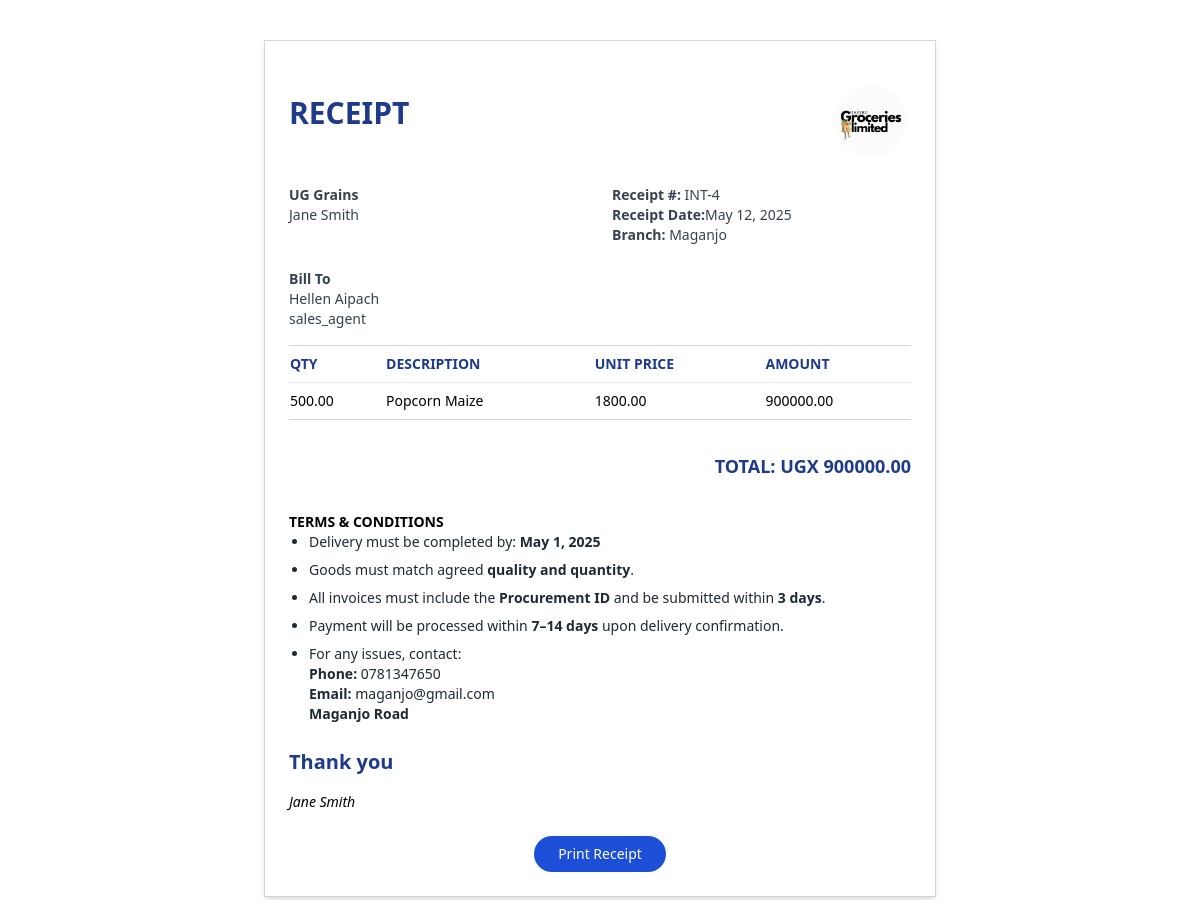
Screenshot of /procurement/receipt/4/ (signed in) with the database file from the repository.
### core/models.py (models this page shows, shortened)
class Procurement(models.Model):
    produce = models.ForeignKey(Produce, on_delete=models.CASCADE)
    quantity = models.DecimalField(max_digits=10, decimal_places=2)
    cost_per_unit = models.DecimalField(max_digits=10, decimal_places=2)
    total_cost = models.DecimalField(max_digits=10, decimal_places=2)
    dealer = models.ForeignKey(Dealer, on_delete=models.CASCADE)
    branch = models.ForeignKey(Branch, on_delete=models.CASCADE)
    order_date = models.DateField(auto_now_add=True)
    expected_delivery_date = models.DateField()
    actual_delivery_date = models.DateField(null=True, blank=True)
    created_by = models.ForeignKey(settings.AUTH_USER_MODEL, on_delete=models.CASCADE)
    notes = models.TextField(blank=True)
    def get_total(self):
        return round(self.cost_per_unit * self.quantity, 2)

class Dealer(models.Model):
    name = models.CharField(max_length=100)
    contact_person = models.CharField(max_length=100)
    phone_number = models.CharField(max_length=15)
    email = models.EmailField(blank=True)
    address = models.TextField()
    branch = models.ForeignKey(Branch, on_delete=models.CASCADE, null=True, blank=True)
    created_at = models.DateTimeField(auto_now_add=True)
    updated_at = models.DateTimeField(auto_now=True)

class CustomUser(AbstractUser):
    USER_TYPE_CHOICES = [
        ('admin', 'Admin'),
        ('manager', 'Manager'),
        ('sales_agent', 'Sales Agent'),
    ]
    phone_number = models.CharField(max_length=15, blank=True)
    user_type = models.CharField(max_length=20, choices=USER_TYPE_CHOICES, default='sales_agent')
    profile_picture = models.ImageField(upload_to='profile_pics/', blank=True, null=True)
    branch = models.ForeignKey('Branch', on_delete=models.SET_NULL, null=True, blank=True)
    is_active = models.BooleanField(default=True)
    created_at = models.DateTimeField(auto_now_add=True)
    updated_at = models.DateTimeField(auto_now=True)

class Branch(models.Model):
    name = models.CharField(max_length=100)
    location = models.CharField(max_length=200)
    phone_number = models.CharField(max_length=15)
    email = models.EmailField(blank=True)
    address = models.TextField()
    created_at = models.DateTimeField(auto_now_add=True)
    updated_at = models.DateTimeField(auto_now=True)

class Produce(models.Model):
    PRODUCE_TYPE_CHOICES = [
        ('beans', 'Beans'),
        ('maize', 'Maize'),
        ('g-nuts', 'Groundnuts'),
        ('soybeans', 'Soybeans'),
        ('cowpeas', 'Cowpeas'),
    ]
    name = models.CharField(max_length=200)
    type = models.CharField(max_length=100, choices=PRODUCE_TYPE_CHOICES)
    image = models.ImageField(upload_to='produce_images/', null=True, blank=True)
    buying_price = models.DecimalField(max_digits=10, decimal_places=2)
    selling_price = models.DecimalField(max_digits=10, decimal_places=2)
    dealer = models.ForeignKey(Dealer, on_delete=models.SET_NULL, null=True)
    created_at = models.DateTimeField(auto_now_add=True)
    updated_at = models.DateTimeField(auto_now=True)

### core/views.py (the view)
# urls.py: path('procurement/receipt/<int:pk>/', views.receipt_procurement, name='receipt_procurement'),
@login_required
def receipt_procurement(request, pk):
    supply = Procurement.objects.get(pk=pk)
    return render(request, 'core/receipt_procure.html', {'supply': supply})

### core/templates/core/receipt_procure.html (shortened to what this page needs)
<!DOCTYPE html>
<html lang="en">
<head>
  <script src="https://cdn.tailwindcss.com"></script>
</head>
<body class="bg-white p-10 font-sans text-sm">
  <div class="max-w-2xl mx-auto border border-gray-300 p-6 shadow-md">
    <div class="flex justify-between items-center mb-6">
      <h2 class="text-3xl font-bold text-blue-900">RECEIPT</h2>
      <div class="flex justify-center mt-4"><img src="/static/imgs/bg1.png/" class="w-30 h-20 rounded-full border-4 border-white"
        alt="Profile"></div>
    </div>
    <div class="grid grid-cols-2 gap-6 text-gray-700 mb-6">
      <div>
        <p class="font-bold">{{supply.dealer.name}}</p>
        <p>{{supply.dealer.contact_person}}</p>
      </div>
      <div>
        <p><span class="font-bold">Receipt #:</span> INT-{{supply.id}}</p>
        <p><span class="font-bold">Receipt Date:</span>{{supply.actual_delivery_date}}</p>
        <p><span class="font-bold">Branch:</span> {{supply.created_by.branch.name}}</p>
      </div>
    </div>
    <div class="grid grid-cols-2 gap-6 text-gray-700 mb-4">
      <div>
        <p class="font-bold">Bill To</p>
        <p>{{supply.created_by.get_full_name}}</p>
        <p>{{supply.created_by.user_type}}</p>
      </div>
    </div>
    <table class="w-full text-left border-t border-b border-gray-300 mb-6">
      <thead class="text-blue-900">
        <tr>
          <th class="py-2">QTY</th>
          <th class="py-2">DESCRIPTION</th>
          <th class="py-2">UNIT PRICE</th>
          <th class="py-2">AMOUNT</th>
        </tr>
      </thead>
      <tbody>
        <tr class="border-t">
          <td class="py-2">{{supply.quantity}}</td>
          <td>{{supply.produce.name}}</td>
          <td>{{supply.cost_per_unit}}</td>
          <td>{{supply.get_total}}</td>
        </tr>
      </tbody>
    </table>
    <div class="flex justify-end text-right mb-8">
      <div class="w-1/2">
        <p class="text-lg font-bold text-blue-900 mt-2">TOTAL: UGX {{supply.get_total}}</p>
      </div>
    </div>
    <div class="mb-6">
      <p class="font-bold">TERMS & CONDITIONS</p>
      <ul class="list-disc pl-5 space-y-2 text-sm text-gray-800">
        <li>
          Delivery must be completed by: <span class="font-semibold">{{ supply.expected_delivery_date }}</span>
        </li>
        <li>
          Goods must match agreed <span class="font-semibold">quality and quantity</span>.
        </li>
        <li>
          All invoices must include the <span class="font-semibold">Procurement ID</span> and be submitted within
          <span class="font-semibold">3 days</span>.
        </li>
        <li>
          Payment will be processed within <span class="font-semibold">7–14 days</span> upon delivery confirmation.
        </li>
        <li>
          For any issues, contact: <br>
          <span class="font-semibold">Phone:</span> {{ supply.branch.phone_number }}<br>
          <span class="font-semibold">Email:</span> {{ supply.branch.email }} <br>
          <span class="font-semibold">{{ supply.branch.address }}</span><br>
        </li>
      </ul>
    </div>
    <div class="text-blue-900 font-bold text-xl mb-4">Thank you</div>
    <p class="italic">{{supply.dealer.contact_person}}</p>
    <div class="mt-6 text-center">
      <button onclick="printReceipt()" class="bg-blue-700 hover:bg-blue-800 text-white px-6 py-2 rounded-full">Print Receipt</button>
    </div>
  </div>
</body>
</html>

### rows the page displays
Procurement: dealer.name "UG Grains", dealer.contact_person "Jane Smith", id "4", actual_delivery_date "May 12, 2025", created_by.branch.name "Maganjo", created_by.get_full_name "Hellen Aipach", created_by.user_type "sales_agent", quantity "500.00", produce.name "Popcorn Maize", cost_per_unit "1800.00", get_total "900000.00", expected_delivery_date "May 1, 2025", branch.phone_number "0781347650", branch.email "maganjo@gmail.com", branch.address "Maganjo Road"
